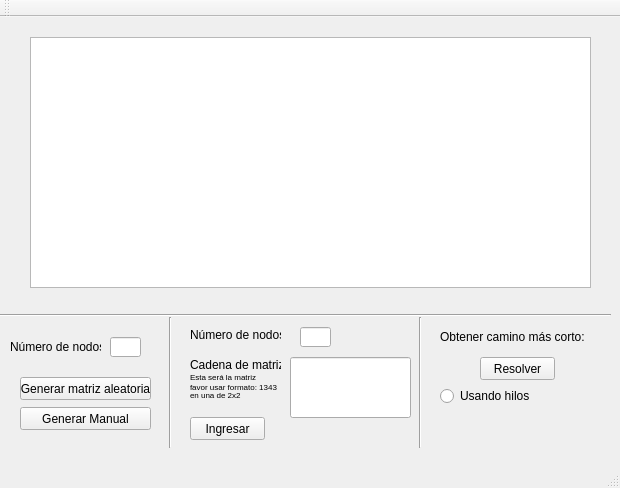
<?xml version="1.0" encoding="UTF-8"?>
<ui version="4.0">
 <class>interfaz</class>
 <widget class="QMainWindow" name="interfaz">
  <property name="geometry">
   <rect>
    <x>0</x>
    <y>0</y>
    <width>620</width>
    <height>488</height>
   </rect>
  </property>
  <property name="windowTitle">
   <string>interfaz</string>
  </property>
  <widget class="QWidget" name="centralWidget">
   <widget class="QLineEdit" name="numNodosText">
    <property name="geometry">
     <rect>
      <x>110</x>
      <y>320</y>
      <width>31</width>
      <height>20</height>
     </rect>
    </property>
   </widget>
   <widget class="QLabel" name="label">
    <property name="geometry">
     <rect>
      <x>10</x>
      <y>320</y>
      <width>91</width>
      <height>20</height>
     </rect>
    </property>
    <property name="text">
     <string>Número de nodos</string>
    </property>
   </widget>
   <widget class="QLabel" name="label_3">
    <property name="geometry">
     <rect>
      <x>440</x>
      <y>310</y>
      <width>151</width>
      <height>20</height>
     </rect>
    </property>
    <property name="text">
     <string>Obtener camino más corto: </string>
    </property>
   </widget>
   <widget class="QPushButton" name="botonGenerar">
    <property name="geometry">
     <rect>
      <x>20</x>
      <y>360</y>
      <width>131</width>
      <height>23</height>
     </rect>
    </property>
    <property name="text">
     <string>Generar matriz aleatoria</string>
    </property>
   </widget>
   <widget class="Line" name="line">
    <property name="geometry">
     <rect>
      <x>0</x>
      <y>290</y>
      <width>611</width>
      <height>16</height>
     </rect>
    </property>
    <property name="orientation">
     <enum>Qt::Horizontal</enum>
    </property>
   </widget>
   <widget class="Line" name="line_2">
    <property name="geometry">
     <rect>
      <x>160</x>
      <y>300</y>
      <width>20</width>
      <height>131</height>
     </rect>
    </property>
    <property name="orientation">
     <enum>Qt::Vertical</enum>
    </property>
   </widget>
   <widget class="Line" name="line_3">
    <property name="geometry">
     <rect>
      <x>410</x>
      <y>300</y>
      <width>20</width>
      <height>131</height>
     </rect>
    </property>
    <property name="orientation">
     <enum>Qt::Vertical</enum>
    </property>
   </widget>
   <widget class="QPushButton" name="botonIrDeVerticeAVertice">
    <property name="geometry">
     <rect>
      <x>480</x>
      <y>340</y>
      <width>75</width>
      <height>23</height>
     </rect>
    </property>
    <property name="text">
     <string>Resolver</string>
    </property>
   </widget>
   <widget class="QLabel" name="label_4">
    <property name="geometry">
     <rect>
      <x>190</x>
      <y>310</y>
      <width>91</width>
      <height>16</height>
     </rect>
    </property>
    <property name="text">
     <string>Número de nodos</string>
    </property>
   </widget>
   <widget class="QLineEdit" name="numNodosIngreso2">
    <property name="geometry">
     <rect>
      <x>300</x>
      <y>310</y>
      <width>31</width>
      <height>20</height>
     </rect>
    </property>
   </widget>
   <widget class="QPushButton" name="botonIngresar">
    <property name="geometry">
     <rect>
      <x>190</x>
      <y>400</y>
      <width>75</width>
      <height>23</height>
     </rect>
    </property>
    <property name="text">
     <string>Ingresar</string>
    </property>
   </widget>
   <widget class="QPlainTextEdit" name="pantallaResultados">
    <property name="geometry">
     <rect>
      <x>30</x>
      <y>20</y>
      <width>561</width>
      <height>251</height>
     </rect>
    </property>
   </widget>
   <widget class="QRadioButton" name="radioButton">
    <property name="geometry">
     <rect>
      <x>440</x>
      <y>370</y>
      <width>111</width>
      <height>18</height>
     </rect>
    </property>
    <property name="text">
     <string>Usando hilos</string>
    </property>
   </widget>
   <widget class="QLabel" name="label_2">
    <property name="geometry">
     <rect>
      <x>190</x>
      <y>340</y>
      <width>91</width>
      <height>16</height>
     </rect>
    </property>
    <property name="text">
     <string>Cadena de matriz</string>
    </property>
   </widget>
   <widget class="QLineEdit" name="lineaDeMatriz">
    <property name="geometry">
     <rect>
      <x>290</x>
      <y>340</y>
      <width>121</width>
      <height>61</height>
     </rect>
    </property>
   </widget>
   <widget class="QLabel" name="label_5">
    <property name="geometry">
     <rect>
      <x>190</x>
      <y>350</y>
      <width>91</width>
      <height>21</height>
     </rect>
    </property>
    <property name="text">
     <string>&lt;html&gt;&lt;head/&gt;&lt;body&gt;&lt;p&gt;&lt;span style=&quot; font-size:6pt;&quot;&gt;Esta será la matriz&lt;/span&gt;&lt;/p&gt;&lt;/body&gt;&lt;/html&gt;</string>
    </property>
   </widget>
   <widget class="QLabel" name="label_6">
    <property name="geometry">
     <rect>
      <x>190</x>
      <y>360</y>
      <width>91</width>
      <height>21</height>
     </rect>
    </property>
    <property name="text">
     <string>&lt;html&gt;&lt;head/&gt;&lt;body&gt;&lt;p&gt;&lt;span style=&quot; font-size:6pt;&quot;&gt; favor usar formato: 1343&lt;/span&gt;&lt;/p&gt;&lt;/body&gt;&lt;/html&gt;</string>
    </property>
   </widget>
   <widget class="QLabel" name="label_7">
    <property name="geometry">
     <rect>
      <x>190</x>
      <y>370</y>
      <width>61</width>
      <height>16</height>
     </rect>
    </property>
    <property name="text">
     <string>&lt;html&gt;&lt;head/&gt;&lt;body&gt;&lt;p&gt;&lt;span style=&quot; font-size:6pt;&quot;&gt;en una de 2x2&lt;/span&gt;&lt;/p&gt;&lt;/body&gt;&lt;/html&gt;</string>
    </property>
   </widget>
   <widget class="QPushButton" name="pushButton">
    <property name="geometry">
     <rect>
      <x>20</x>
      <y>390</y>
      <width>131</width>
      <height>23</height>
     </rect>
    </property>
    <property name="text">
     <string>Generar Manual</string>
    </property>
   </widget>
  </widget>
  <widget class="QMenuBar" name="menuBar">
   <property name="geometry">
    <rect>
     <x>0</x>
     <y>0</y>
     <width>620</width>
     <height>18</height>
    </rect>
   </property>
  </widget>
  <widget class="QToolBar" name="mainToolBar">
   <attribute name="toolBarArea">
    <enum>TopToolBarArea</enum>
   </attribute>
   <attribute name="toolBarBreak">
    <bool>false</bool>
   </attribute>
  </widget>
  <widget class="QStatusBar" name="statusBar"/>
 </widget>
 <layoutdefault spacing="6" margin="11"/>
 <resources/>
 <connections/>
</ui>
